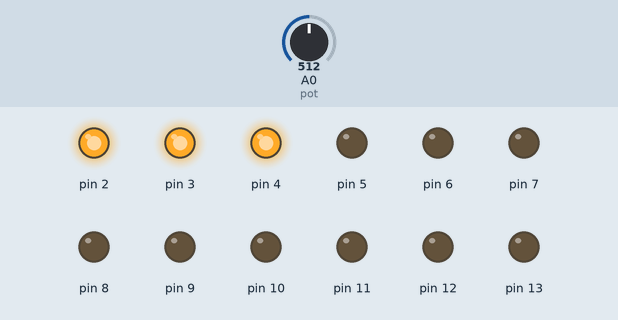
A sketch run on a simulated Arduino Uno, built with avr-gcc and run on an emulated ATmega328P. Parts: output pins drawn as LEDs (lit = HIGH). Inputs (shaded band) come from the test bench; at power-on: A0 (pot) = 512.

Above: at 1.3 s.
1.4 s: A0 (pot) set to 479
4.5 s: A0 (pot) set to 451
7.6 s: A0 (pot) set to 122
At 8.23 s:
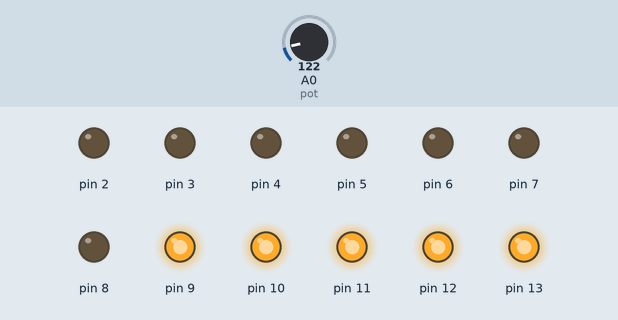
10.7 s: A0 (pot) set to 0
At 11.9 s:
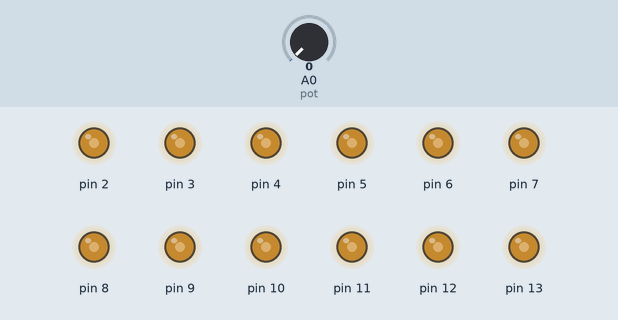
12.2 s: A0 (pot) set to 23
At 12.37 s:
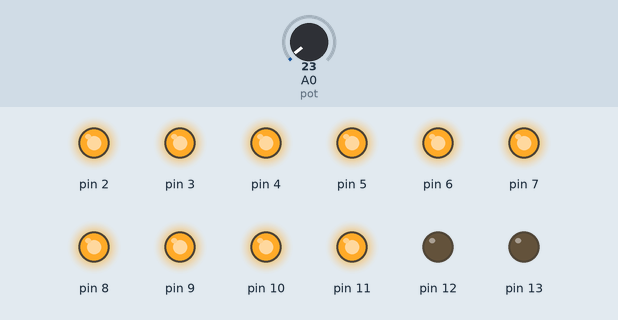
15.3 s: A0 (pot) set to 511
At 15.7 s:
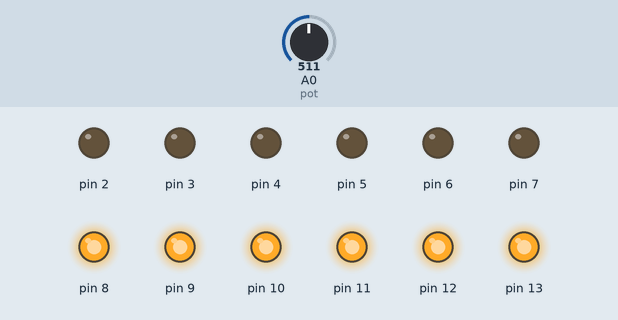
Timing chart, 0 to 21.4 s (numbered marks = the images above; inputs shaded):
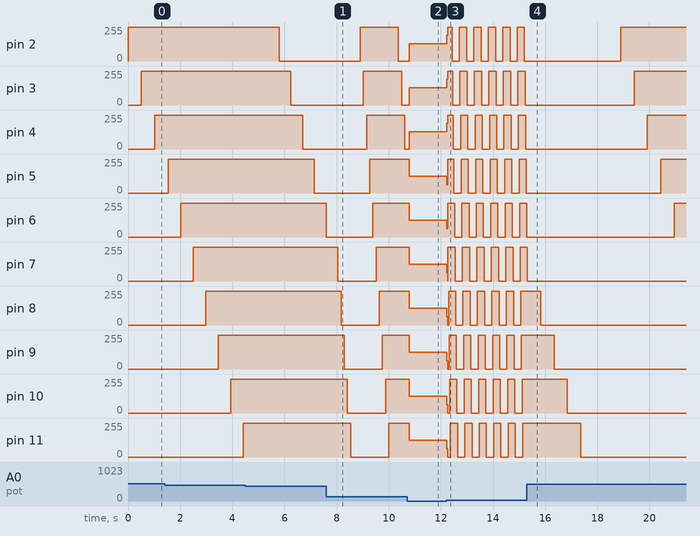

Measured:
- after the input at 1.4 s, pin 11: 0/255 → 255/255 after 3.0 s
- after the input at 4.5 s, pin 6: 255/255 → 0/255 after 3.1 s
- after the input at 7.6 s, pin 2: 0/255 → 255/255 after 1.3 s, → 0/255 1.5 s later; pin 3: 0/255 → 255/255 after 1.4 s, → 0/255 1.5 s later; pin 4: 0/255 → 255/255 after 1.5 s, → 0/255 1.5 s later; pin 5: 0/255 → 255/255 after 1.7 s; pin 6: 0/255 → 255/255 after 1.8 s
- after the input at 10.7 s, pin 2, pin 3: 0/255 → 128/255 after 0.08 s; pin 4: 0/255 → 129/255 after 0.08 s; pin 5–7: 255/255 → 125/255 after 0.08 s; pin 8–10: 255/255 → 126/255 after 0.08 s; pin 11–13: 255/255 → 127/255 after 0.08 s
- after the input at 12.2 s, pin 4: 129/255 → 192/255 at once, then moves between 0/255 and 255/255, repeating every 0.55 s; pin 5: 125/255 → 62/255 at once, then repeats every 0.52 s: 255/255 0.24 s, 0/255 0.28 s; pin 6: 125/255 → 62/255 at once, then repeats every 0.54 s: 255/255 0.26 s, 0/255 0.28 s
- after the input at 15.3 s, pin 7: goes on until 15.3 s, then stays 0/255

The sketch:

led_chasser_speed_control_using_pot.ino
```cpp
int ledpin;
int pot = A0;
int value;
void setup() {
for(ledpin=2;ledpin<=13;ledpin++){
  pinMode(ledpin,OUTPUT);
 }
}
void loop() {
  for(ledpin=2;ledpin<=13;ledpin++){
    value = analogRead(pot);
  digitalWrite(ledpin,HIGH);
  delay(value);
  }
    for(ledpin=2;ledpin<=13;ledpin++){
       value = analogRead(pot);
  digitalWrite(ledpin,LOW);
  delay(value);
  }
}
```
